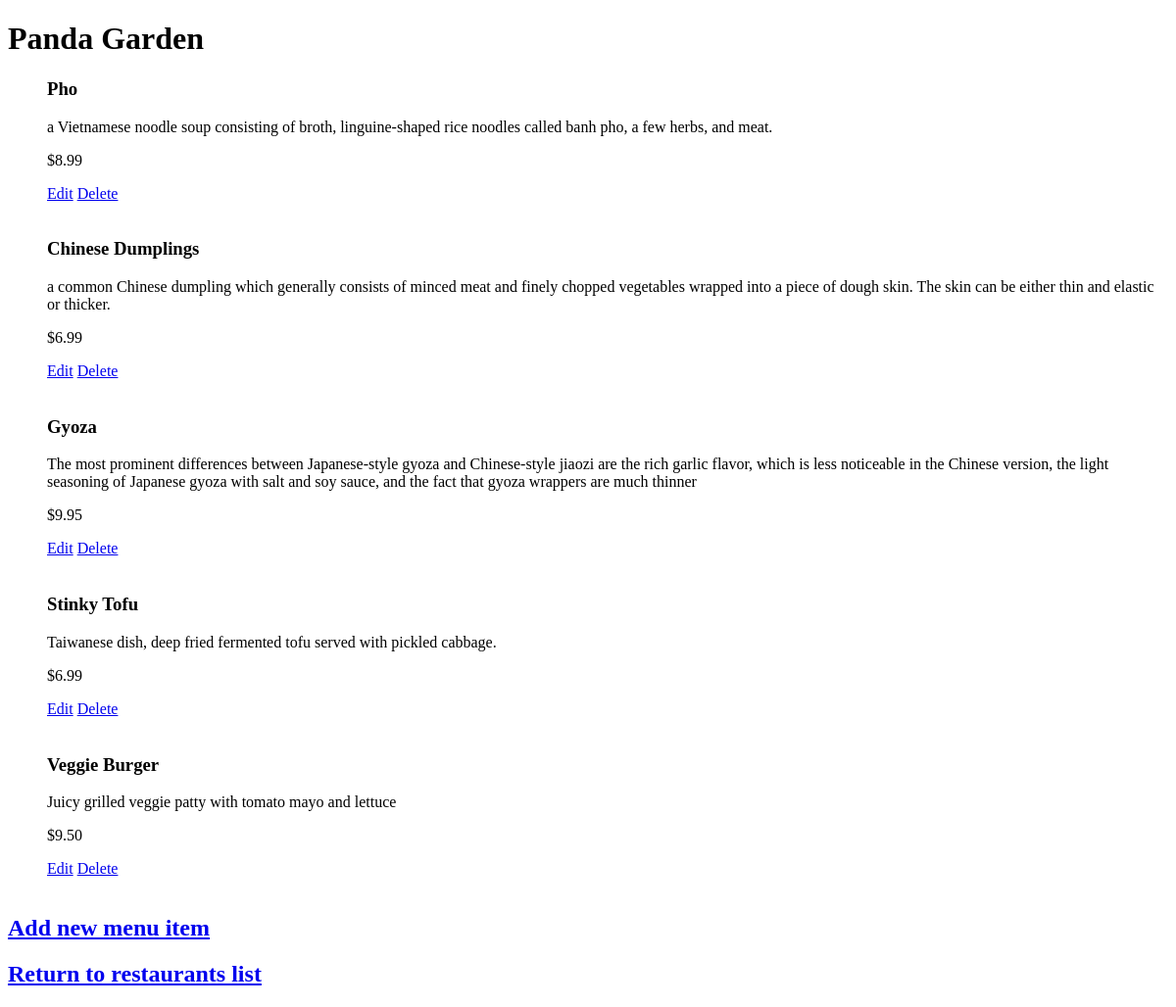
Before: /restaurants/3/menu with the older database file.
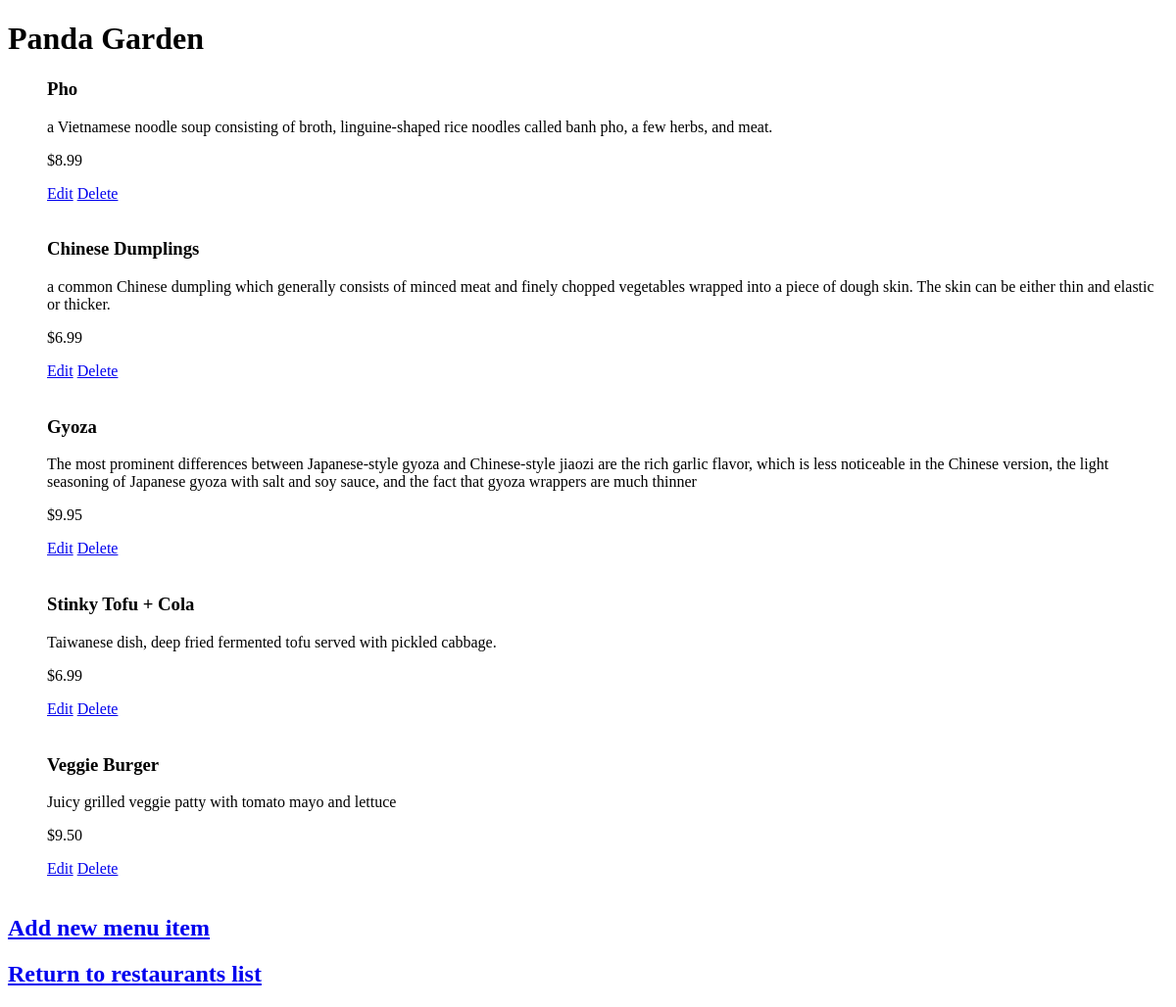
After: the same page with the newer database file.
### menu/app.py (models this page shows, shortened)
class MenuItem(db.Model):
    __tablename__ = 'menu_item'
    name = db.Column(db.String(80), nullable=False)
    id = db.Column(db.Integer, primary_key=True)
    description = db.Column(db.String(250))
    price = db.Column(db.String(8))
    course = db.Column(db.String(250))
    restaurant_id = db.Column(db.Integer, db.ForeignKey('restaurant.id'))
    restaurant = db.relationship(Restaurant)

### menu/app.py (the view)
@app.route('/restaurants/<int:restaurant_id>/menu')
def menu(restaurant_id):
    restaurant = Restaurant.query.filter_by(id=restaurant_id).one()
    menu_items = MenuItem.query.filter_by(restaurant_id=restaurant.id).all()
    return render_template('menu.html', restaurant=restaurant, menu_items=menu_items)

### menu/templates/menu.html (shortened to what this page needs)
{% extends 'base.html' %}
{% block body %}
<div class="content">
    <h1>{{ restaurant.name }}</h1>
    <ul class="menu">
        {% for item in menu_items %}
        <li>
            <h3>{{ item.name }}</h3>
            <p>{{ item.description }}</p>
            <p>{{ item.price }}</p>
            <a href="/restaurants/{{restaurant.id}}/edit/{{item.id}}">Edit</a>
            <a href="/restaurants/{{restaurant.id}}/delete/{{item.id}}">Delete</a>
            <br><br>
        </li>
        {% endfor %}
    </ul>
    <h2><a href="/restaurants/{{restaurant.id}}/new_menu_item">Add new menu item</a></h2>
    <h2><a href="#" class="to_main">Return to restaurants list</a></h2>
</div>
{% endblock %}

Changed rows visible on the page:
changed MenuItem "Taiwanese dish, deep fried fermented tofu served with pickled cabbage.": name "Stinky Tofu" → "Stinky Tofu + Cola"
